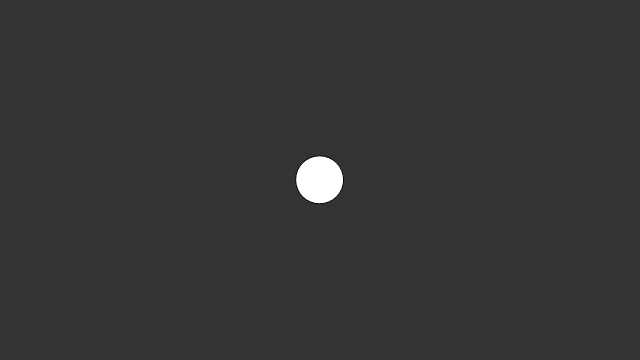
Frame 1 (no input)
Frame 60 (no input): blank canvas, image omitted
Frame 120 (the mouse pressed at the canvas centre since frame 60): blank canvas, image omitted

The p5.js sketch that drew this single still picture (run headless with seeded random() and noise() and a simulated clock; from frame 60 on, the mouse is pressed at the canvas centre):

// p5.js sketch
// ── sketch.js
// Session 1: Walker accelerating towards mouse

var w;

function setup() {
  createCanvas(640, 360);
  // Make a Walker object
  w = new Walker();
}

function draw() {
  background(51);
  // Update and display object
  w.update();
  w.display();
}

function Walker() {

  // Start Walker in center
  this.pos = createVector(width / 2, height/2);
  // Start with 0 velocity
  this.vel = createVector(0, 0);

  this.update = function() {
    // Vector at mouse location
    var mouse = createVector(mouseX, mouseY);
    // Vector pointing from Walker to mouse
    this.acc = p5.Vector.sub(mouse, this.pos);
    // Setting the magnitude of that vector
    this.acc.setMag(0.4);

    // Physics engine algorithm
    this.vel.add(this.acc);
    this.pos.add(this.vel);
  }

  this.display = function() {
    // Draw Walker as circle
    fill(255);
    ellipse(this.pos.x, this.pos.y, 48, 48);
  }
}
